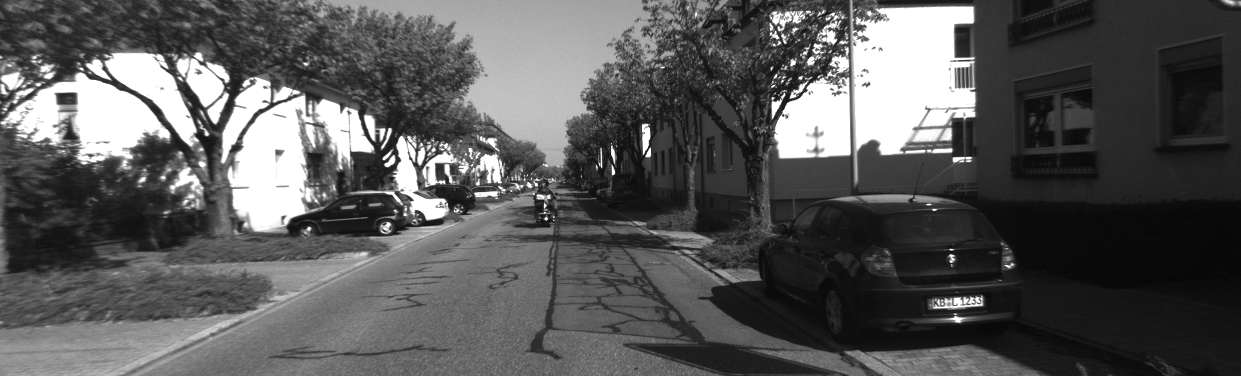
#> input picture VAMR_Exercises/03_detect_describe_match - exercise/data/000001.png, 1241 x 376 px, given in place of 000000.png, which was not available
$ python main.py
#> lines starting #> are read from the running program, lines starting #| are printed output that depends on the picture; after the words box and inside, x2 and y2 are one past the last pixel; in counts of white or black regions, pixels touching at a corner belong together; pictures that were not available may be replaced by others from this repository, and a replacement may not be noted
#> further down, img is the input picture: shape (376, 1241); min 5, max 255, mean 88.4
### VAMR_Exercises/03_detect_describe_match - exercise/python_code/harris.py
import numpy as np
from scipy.ndimage import uniform_filter
import cv2

import line_profiler

#define sobel filter
SOBEL_X = np.array([[-1, 0, 1], [-2, 0, 2], [-1, 0, 1]])
SOBEL_Y = np.array([[-1, -2, -1], [0, 0, 0], [1, 2, 1]])

@line_profiler.profile
def harris(img, patch_size, kappa):
    """ Returns the harris scores for an image given a patch size and a kappa value
        The returned scores are of the same shape as the input image """
#> called with patch_size = 9, kappa = 0.08


    #convolve sobel filter with image to produce I_x and I_y matrices
    Ix = cv2.filter2D(img.astype(np.float64), -1, SOBEL_X)
    Iy = cv2.filter2D(img.astype(np.float64), -1, SOBEL_Y)
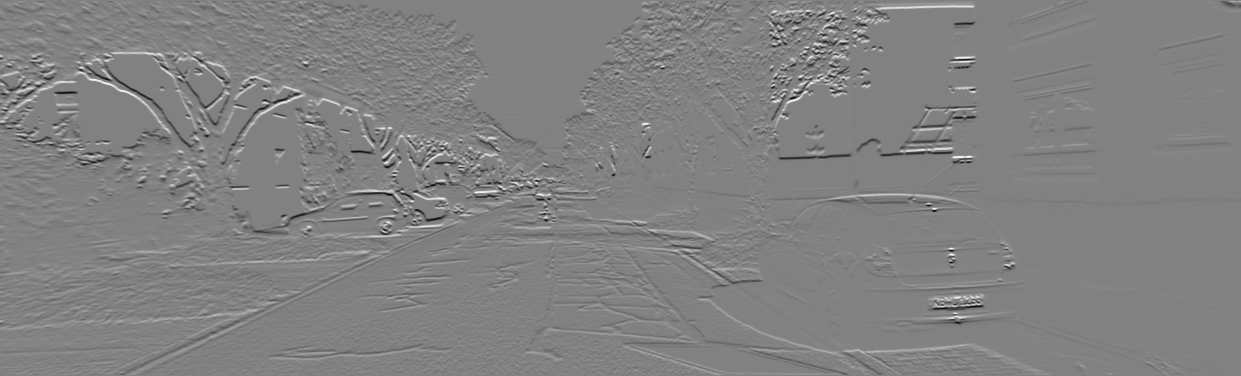
#> Iy: shape (376, 1241) float64; min -951, max 915, mean 0.1; drawn with min black and max white

    #compute I_x^2, I_y^2, I_xI_y
    Ixx = Ix**2
    Iyy = Iy**2
    Ixy = Ix*Iy

    #compute sum I_x^2, sum I_y^2, sum I_xI_y
    #uniform_filter is a separated implementation

    sum_Ixx = uniform_filter(Ixx, size=patch_size)
    sum_Iyy = uniform_filter(Iyy, size=patch_size)
    sum_Ixy = uniform_filter(Ixy, size=patch_size)
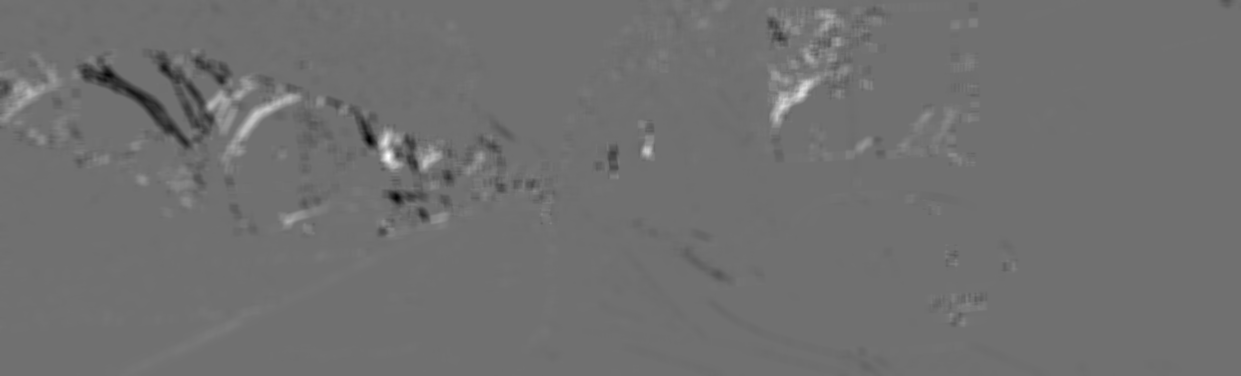
#> sum_Ixy: shape (376, 1241) float64; min -107409.3, max 136233.6, mean 0.9; drawn with min black and max white

    #Compute eigenvalues using quadratic formula
    score = (sum_Ixx * sum_Iyy - sum_Ixy**2) - kappa * (sum_Ixx + sum_Iyy)**2

    #make matrix original size of image
    pad = 1 + patch_size // 2
    score = np.pad(score, pad)
#> score: shape (386, 1251) float64

    return score

### VAMR_Exercises/03_detect_describe_match - exercise/python_code/select_keypoints.py
import numpy as np
import line_profiler

'''
def selectKeypoints(scores, num, r):
    """
    Selects the num best scores as keypoints and performs non-maximum supression of a (2r + 1)*(2r + 1) box around
    the current maximum.
    """
    keypoints = np.zeros((num, 2), dtype=int)

    for i in range(num):
        row, col = np.unravel_index(np.argmax(scores), scores.shape)
        keypoints[i] = [row, col]

        scores[row-r:row+r, col-r:col+r] = 0

    return keypoints.T
'''
@line_profiler.profile
def selectKeypoints(scores, num, r):
#> called with num = 100, r = 8
    scores = scores.copy()
    scores[:r+1, :] = 0    # top
    scores[-r-1:, :] = 0   # bottom
    scores[:, :r+1] = 0    # left
    scores[:, -r-1:] = 0   # right
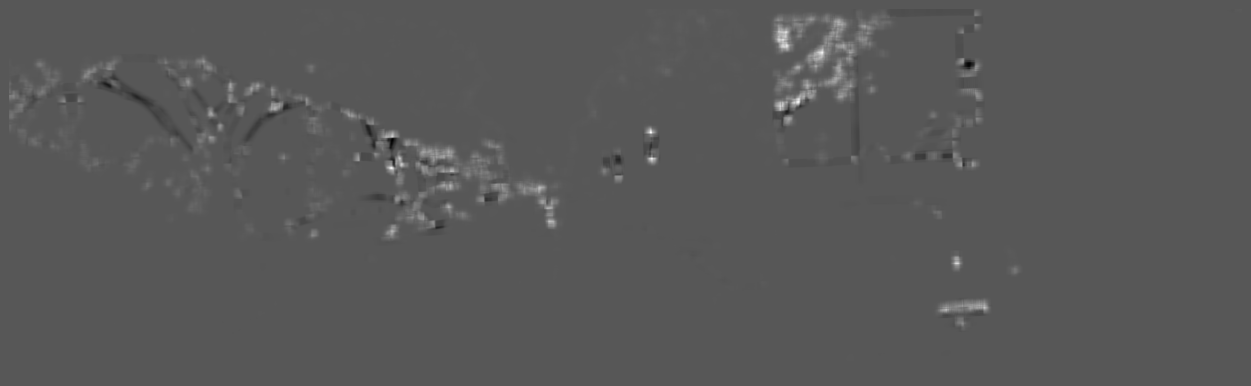
#> scores: shape (386, 1251) float64; min -5.99e+09, max 1.15e+10, mean 76451652.5; drawn with min black and max white

    keypoints = np.zeros((num, 2), dtype=int)
    suppressed = np.zeros(scores.shape, dtype=bool)

    # sort all candidates once
    flat_indices = np.argsort(scores.ravel())[::-1]
    rows, cols = np.unravel_index(flat_indices, scores.shape)

    count = 0
    for row, col in zip(rows, cols):
        if count == num:
            break
        if not suppressed[row, col]:
            keypoints[count] = [row, col]
            count += 1
            r0, r1 = max(0, row-r), min(scores.shape[0], row+r+1)
            c0, c1 = max(0, col-r), min(scores.shape[1], col+r+1)
            suppressed[r0:r1, c0:c1] = True
#> this loop made 3412 passes
#> (row, col, r0, r1, c0, c1) on passes 1, 2, 4, 6, 8, 13, 25, 27, 45: (132, 650, 124, 141, 642, 659), (101, 798, 93, 110, 790, 807), (168, 391, 160, 177, 383, 400), (52, 822, 44, 61, 814, 831), (158, 651, 150, 167, 643, 660), (45, 786, 37, 54, 778, 795), (32, 785, 24, 41, 777, 794), (263, 956, 255, 272, 948, 965), (106, 780, 98, 115, 772, 789)
#> (r0, r1, c0, c1) on passes 79, 88, 96, 143, 193, 199: (128, 145, 384, 401), (156, 173, 393, 410), (299, 316, 976, 993), (213, 230, 541, 558), (180, 197, 531, 548), (301, 318, 938, 955)
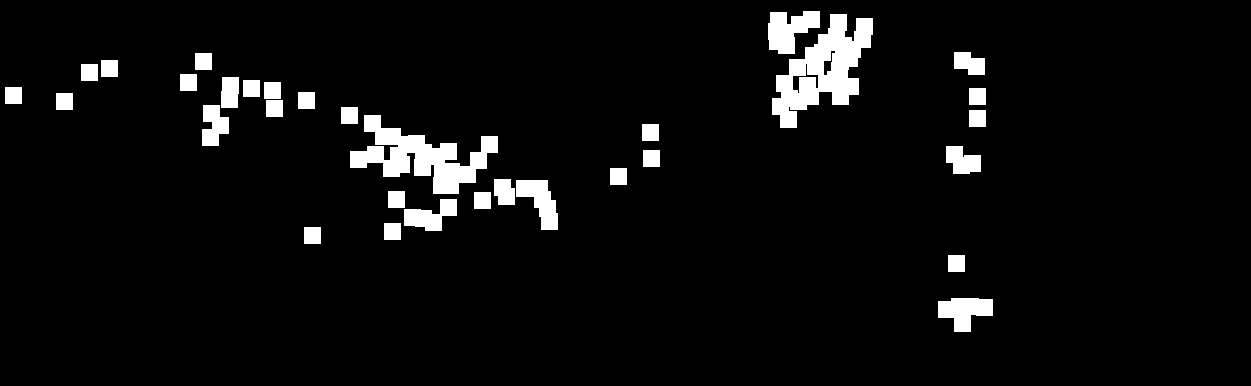
#> suppressed: shape (386, 1251) bool; 5% white; 32 white regions, largest, box (x1, y1, x2, y2) and area: (772, 14, 873, 128) 5444, (350, 115, 498, 194) 4855, (768, 11, 820, 54) 1444
#> after the loop, count = 100; keypoints = 100 pairs, first value 19 to 323, second value 13 to 984

    return keypoints.T

### VAMR_Exercises/03_detect_describe_match - exercise/python_code/describe_keypoints.py
import numpy as np
import line_profiler

@line_profiler.profile
def describeKeypoints(img, keypoints, r):
    """
    Returns a (2r+1)^2xN matrix of image patch vectors based on image img and a 2xN matrix containing the keypoint
    coordinates. r is the patch "radius".
    """
#> called with keypoints = array of shape (2, 100), r = 9
    len = keypoints.shape[1]
#> len = 100
    descriptors = np.zeros((len, 2*r+1, 2*r+1))
    img_padded = np.pad(img, r+1)
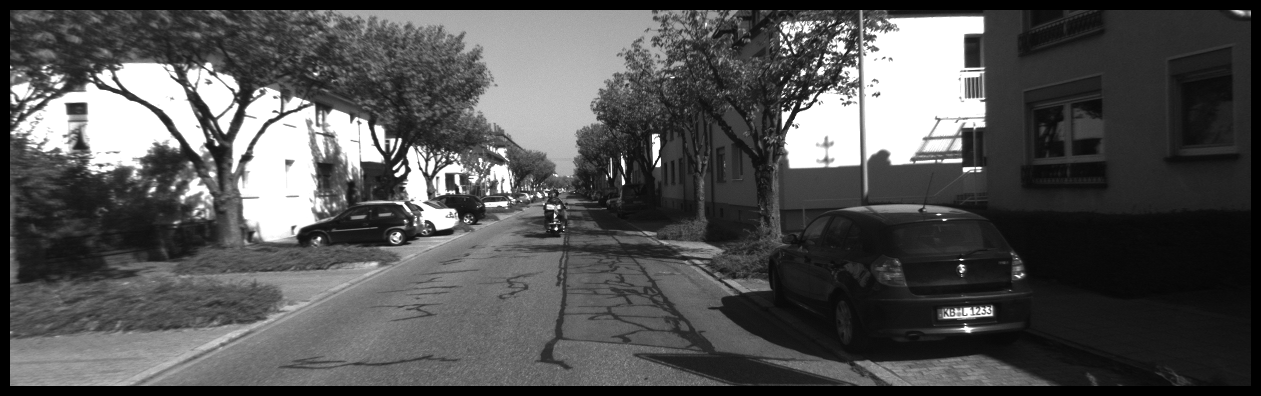
#> img_padded: shape (396, 1261); min 0, max 255, mean 82.6

    for i in range(len):
        x = keypoints[1, i] + r+1
        y = keypoints[0, i] + r+1
        descriptors[i] = img_padded[y-r:y+r+1, x-r:x+r+1]
#> this loop made 100 passes
#> (x, y) on passes 1 to 12: (660, 142), (808, 111), (401, 178), (832, 62), (661, 168), (796, 55), (795, 42), (966, 273), (790, 116), (402, 146), (411, 174), (994, 317)

    descriptors = descriptors.reshape((len, (2*r+1)**2)).T
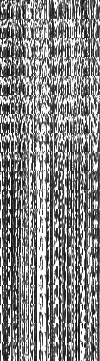
#> descriptors: shape (361, 100) float64; min 10, max 255, mean 133.5
    return descriptors

### VAMR_Exercises/03_detect_describe_match - exercise/python_code/match_descriptors.py
import numpy as np
from scipy.spatial.distance import cdist
import line_profiler

@line_profiler.profile
def matchDescriptors(query_descriptors, database_descriptors, match_lambda):
    """
    Returns a 1xQ matrix where the i-th coefficient is the index of the database descriptor which matches to the
    i-th query descriptor. The descriptor vectors are MxQ and MxD where M is the descriptor dimension and Q and D the
    amount of query and database descriptors respectively. matches(i) will be -1 if there is no database descriptor
    with an SSD < lambda * min(SSD). No elements of matches will be equal except for the -1 elements.
    """
    len = query_descriptors.shape[1]
    matches = np.full(len, -1)

    dist = cdist(query_descriptors.T, database_descriptors.T, 'sqeuclidean')

    min_dist = np.min(dist[dist > 0])
    delta = match_lambda * min_dist

    for i in range(len):
        idist = dist[i]
        done = False
        while not done:
            min_dist = np.min(idist)
            if (min_dist > delta):
                done = True
                break
            j = np.argmin(idist)
            if j in matches:
                idist[j] = delta + 1
            else:
                matches[i] = j
                done = True
                break
    return matches


### VAMR_Exercises/03_detect_describe_match - exercise/python_code/plot_matches.py
import matplotlib.pyplot as plt
import numpy as np


def plotMatches(matches, query_keypoints, database_keypoints):
    query_indices = np.nonzero(matches >= 0)[0]
    match_indices = matches[query_indices]

    x_from = query_keypoints[0, query_indices]
    x_to = database_keypoints[0, match_indices]
    y_from = query_keypoints[1, query_indices]
    y_to = database_keypoints[1, match_indices]

    for i in range(x_from.shape[0]):
        plt.plot([y_from[i], y_to[i]], [x_from[i], x_to[i]], 'g-', linewidth=3)

### VAMR_Exercises/03_detect_describe_match - exercise/python_code/main.py
import cv2
import matplotlib.pyplot as plt
import numpy as np

from shi_tomasi import shi_tomasi
from harris import harris
from select_keypoints import selectKeypoints
from describe_keypoints import describeKeypoints
from match_descriptors import matchDescriptors
from plot_matches import plotMatches


if __name__=="__main__":
    # Randomly chosen parameters that seem to work well - can you find better ones?
    corner_patch_size = 9
    harris_kappa = 0.08
    num_keypoints = 100
    nonmaximum_supression_radius = 8
    descriptor_radius = 9
    match_lambda = 10

    #img = cv2.imread('../data/000000.png', cv2.IMREAD_GRAYSCALE)
    # Part 1 - Calculate Corner Response Functions
    # Shi-Tomasi
    #shi_tomasi_scores = shi_tomasi(img, corner_patch_size)

    # Harris
    #harris_scores = harris(img, corner_patch_size, harris_kappa)
    '''
    fig, axs = plt.subplots(2, 2)
    axs[0, 0].imshow(img, cmap='gray')
    axs[0, 0].axis('off')
    axs[0, 1].imshow(img, cmap='gray')
    axs[0, 1].axis('off')

    axs[1, 0].imshow(shi_tomasi_scores)
    axs[1, 0].set_title('Shi-Tomasi Scores')
    axs[1, 0].axis('off')

    axs[1, 1].imshow(harris_scores)
    axs[1, 1].set_title('Harris Scores')
    axs[1, 1].axis('off')

    fig.tight_layout()
    plt.show()
    '''
    # Part 2 - Select keypoints
    #keypoints = np.array(selectKeypoints(harris_scores, num_keypoints, nonmaximum_supression_radius))
    '''
    plt.clf()
    plt.close()
    plt.imshow(img, cmap='gray')
    plt.plot(keypoints[1, :], keypoints[0, :], 'rx', linewidth=2)
    plt.axis('off')
    plt.show()
    '''
    # Part 3 - Describe keypoints and show 16 strongest keypoint descriptors
    #descriptors = np.array(describeKeypoints(img, keypoints, descriptor_radius))
    '''
    plt.clf()
    plt.close()
    fig, axs = plt.subplots(4, 4)
    patch_size = 2 * descriptor_radius + 1
    for i in range(16):
        axs[i // 4, i % 4].imshow(descriptors[:, i].reshape([patch_size, patch_size]))
        axs[i // 4, i % 4].axis('off')

    plt.show()
    '''
    '''
    # Part 4 - Match descriptors between first two images
    img_2 = cv2.imread('../data/000001.png', cv2.IMREAD_GRAYSCALE)
    harris_scores_2 = harris(img_2, corner_patch_size, harris_kappa)
    keypoints_2 = selectKeypoints(harris_scores_2, num_keypoints, nonmaximum_supression_radius)
    descriptors_2 = describeKeypoints(img_2, keypoints_2, descriptor_radius)

    matches = matchDescriptors(descriptors_2, descriptors, match_lambda)

    plt.clf()
    plt.close()
    plt.imshow(img_2, cmap='gray')
    plt.plot(keypoints_2[1, :], keypoints_2[0, :], 'rx', linewidth=2)
    plotMatches(matches, keypoints_2, keypoints)
    plt.tight_layout()
    plt.axis('off')
    plt.show()
    '''
    # Part 5 - Match descriptors between all images
    prev_desc = None
    prev_kp = None
    for i in range(200):
        plt.clf()
        img = cv2.imread('../data/{0:06d}.png'.format(i), cv2.IMREAD_GRAYSCALE)
        scores = harris(img, corner_patch_size, harris_kappa)
        kp = selectKeypoints(scores, num_keypoints, nonmaximum_supression_radius)
        desc = describeKeypoints(img, kp, descriptor_radius)

        plt.imshow(img, cmap='gray')
        plt.plot(kp[1, :], kp[0, :], 'rx', linewidth=2)
        plt.axis('off')

        if prev_desc is not None:
            matches = matchDescriptors(desc, prev_desc, match_lambda)
            plotMatches(matches, kp, prev_kp)
        prev_kp = kp
        prev_desc = desc

        plt.pause(0.1)
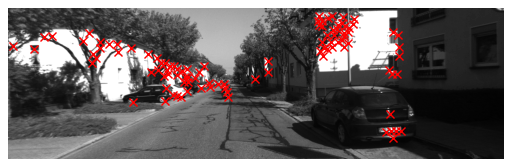
#> figure drawn by matplotlib, 1 panel
#> pass 3 of the loop `for i in range(200):`:
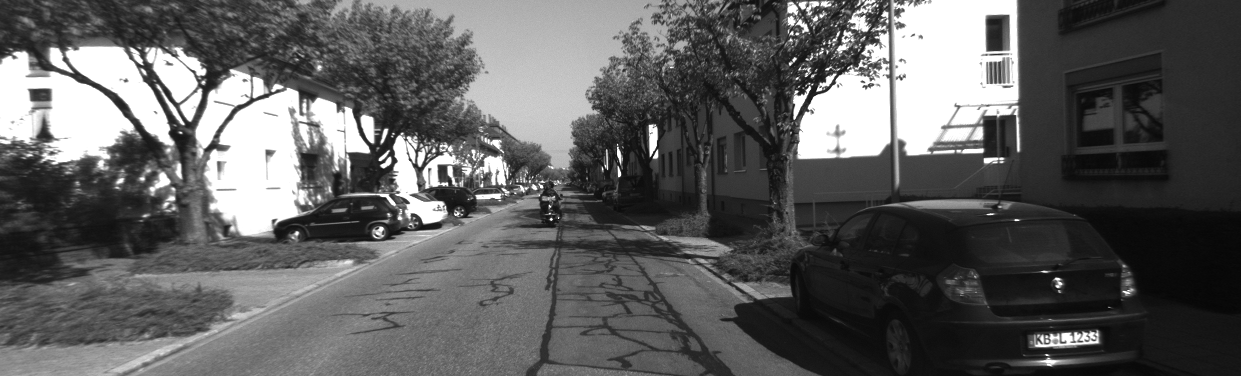
#> input picture VAMR_Exercises/03_detect_describe_match - exercise/data/000003.png, 1241 x 376 px, given in place of 000002.png, which was not available
#> img is the input picture: shape (376, 1241); min 6, max 255, mean 94.1
#> the loop in selectKeypoints (call 3), `for row, col in zip(rows, cols):` made 3983 passes
#> (row, col) on passes 1 to 3: (168, 387), (169, 387), (95, 824)
#> after the loop in selectKeypoints (call 3), `for row, col in zip(rows, cols):`:
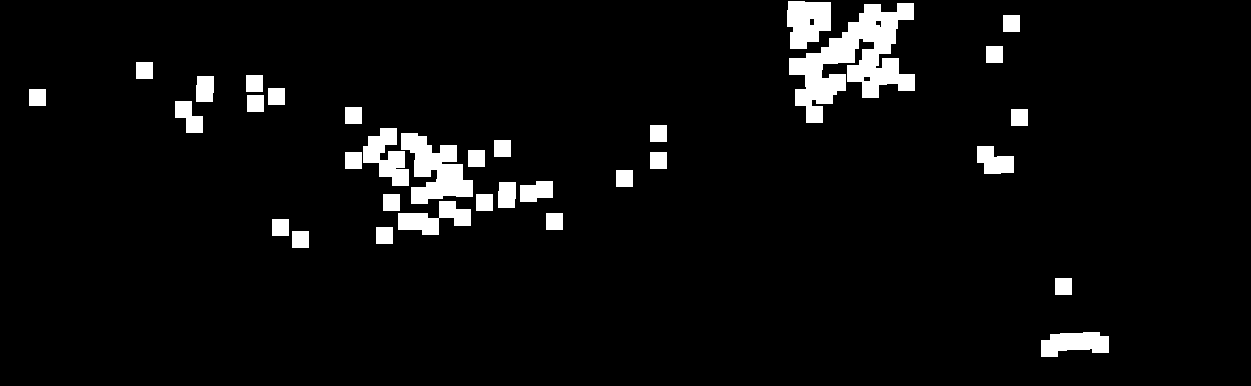
#> suppressed: shape (386, 1251) bool; 5.1% white; 33 white regions, largest, box (x1, y1, x2, y2) and area: (789, 3, 915, 123) 6735, (401, 133, 473, 204) 2817, (787, 1, 831, 49) 1672
#> `plt.pause(0.1)`:
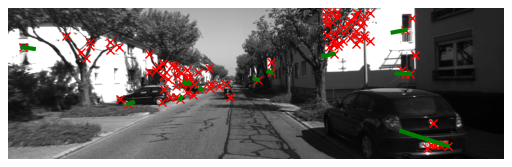
#> figure drawn by matplotlib, 1 panel
#> (the run stopped early here; a loop or call above may not have finished)
